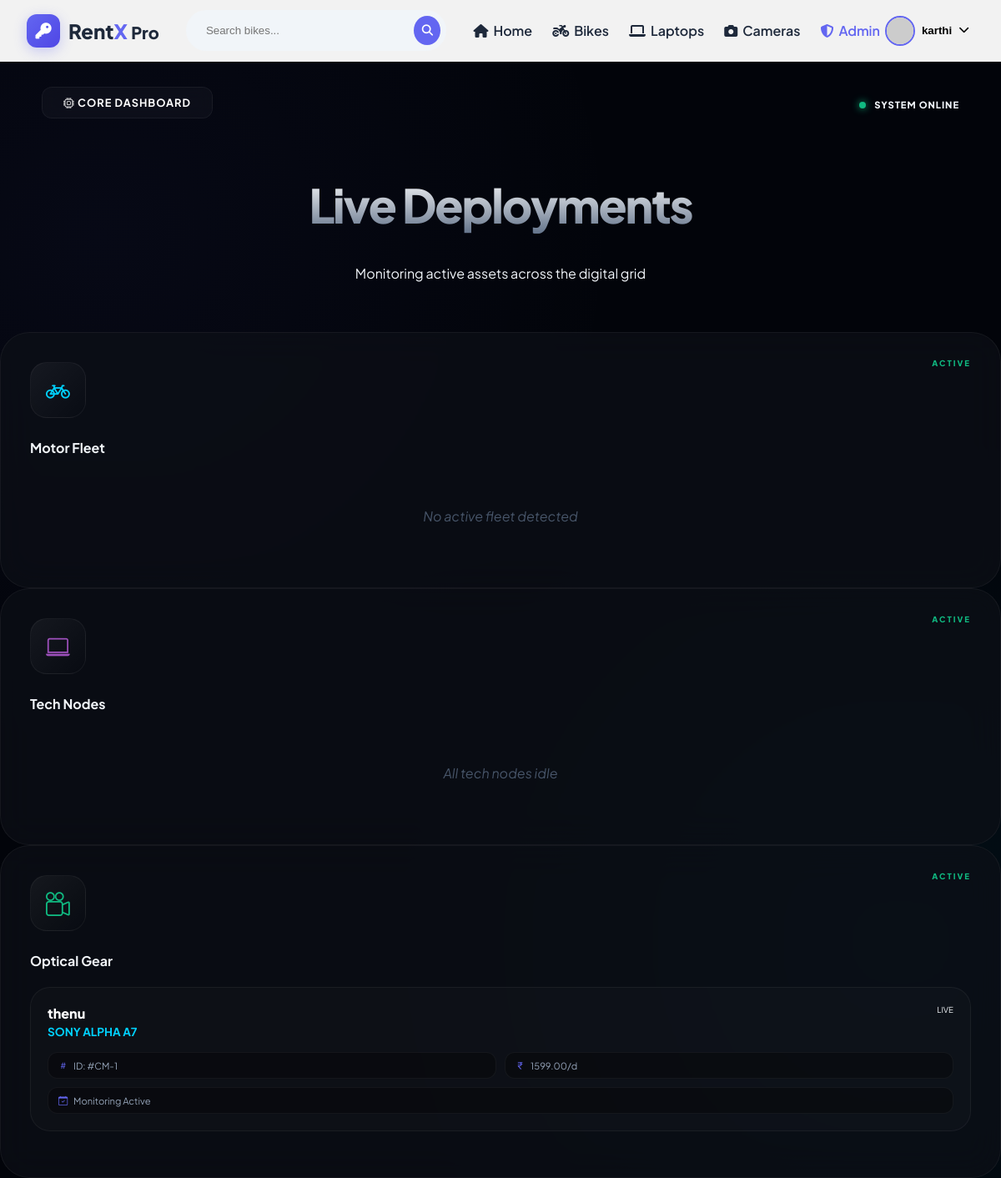
Screenshot of /dashboard/active/ (signed in) with the database file from the repository.
### rentalapp/models.py (models this page shows, shortened)
class CameraBooking(models.Model):
    user = models.ForeignKey(User, on_delete=models.CASCADE)
    camera = models.ForeignKey('Camera', on_delete=models.CASCADE)
    full_name = models.CharField(max_length=200)
    phone = models.CharField(max_length=15, null=True, blank=True)
    email = models.EmailField(null=True, blank=True)
    address = models.TextField()
    start_date = models.DateField()
    end_date = models.DateField()
    aadhar_card = models.ImageField(upload_to='camera_docs/aadhar/')
    driving_license = models.ImageField(upload_to='camera_docs/license/')
    selfie = models.ImageField(upload_to='camera_docs/selfie/')
    rent_amount = models.DecimalField(max_digits=10, decimal_places=2, default=0)
    security_deposit = models.DecimalField(max_digits=10, decimal_places=2, default=2500)
    total_price = models.DecimalField(max_digits=10, decimal_places=2)
    payment_status = models.CharField(max_length=20, choices=PAYMENT_CHOICES, default='Pending')
    status = models.CharField(max_length=20, choices=STATUS_CHOICES, default='Pending')
    payment_method = models.CharField(max_length=50, null=True, blank=True)
    payment_proof = models.ImageField(upload_to='payments/', null=True, blank=True)
    created_at = models.DateTimeField(auto_now_add=True)
    returned_date = models.DateField(null=True, blank=True)
    late_fees = models.IntegerField(default=0)
    damage_charge = models.IntegerField(default=0, blank=True, null=True)
    returned_amount = models.DecimalField(
    max_digits=10,
    decimal_places=2,
    default=0,
    blank=True,
    null=True
)
    deposit_refunded = models.BooleanField(default=False)

class Camera(models.Model):
    name = models.CharField(max_length=100)
    brand = models.CharField(max_length=100)
    megapixels = models.CharField(max_length=50)
    lens_type = models.CharField(max_length=100)
    price_per_day = models.DecimalField(max_digits=8, decimal_places=2)
    image = models.ImageField(upload_to='cameras/')
    available = models.BooleanField(default=True)

### rentalapp/views.py (the view)
# urls.py: path('dashboard/active/', views.admin_active, name='admin_active'),
@staff_member_required
def admin_active(request):
    bike = BikeBooking.objects.filter(status="Approved")
    laptop = LaptopBooking.objects.filter(status="Approved")
    camera = CameraBooking.objects.filter(status="Approved")
    return render(request, "admin_active.html", {
        "bike": bike,
        "laptop": laptop,
        "camera": camera
    })

### rentalapp/templates/admin_active.html (shortened to what this page needs)
{% extends 'base.html' %}
{% block content %}
<link rel="stylesheet" href="https://cdn.jsdelivr.net/npm/bootstrap-icons@1.11.1/font/bootstrap-icons.css">
<div class="nav-header">
    <a href="{% url 'admin_dashboard' %}" class="btn-exit">
        <i class="bi bi-cpu me-2"></i> CORE DASHBOARD
    </a>
    <div class="d-flex align-items-center gap-2">
        <span class="status-pulse"></span>
        <span style="font-size: 0.7rem; font-weight: 900; letter-spacing: 1px;">SYSTEM ONLINE</span>
    </div>
</div>
<div class="container pb-5">
    <div class="tracking-header">
        <h1>Live Deployments</h1>
        <p class="text-muted">Monitoring active assets across the digital grid</p>
    </div>
    <div class="row g-4">
        <div class="col-lg-4">
            <div class="category-card">
                <div class="cat-icon" style="color: var(--neon-cyan);"><i class="bi bi-bicycle"></i></div>
                <h4 class="fw-800 mb-4">Motor Fleet</h4>
                {% for b in bike %}
                <div class="deployment-tile">
                    <div class="tile-header">
                        <div>
                            <span class="user-tag">{{ b.user.username }}</span>
                            <span class="asset-name">{{ b.bike.name }}</span>
                        </div>
                        <span class="badge rounded-pill bg-dark text-success border border-success" style="font-size: 0.6rem;">LIVE</span>
                    </div>
                    <div class="data-grid">
                        <div class="data-chip"><i class="bi bi-hash"></i> ID: #BK-{{ b.id }}</div>
                        <div class="data-chip"><i class="bi bi-currency-rupee"></i> {{ b.bike.price_per_day }}/d</div>
                        <div class="data-chip" style="grid-column: span 2;"><i class="bi bi-clock-history"></i> Active Deployment</div>
                    </div>
                </div>
                {% empty %}
                <div class="empty-state">No active fleet detected</div>
                {% endfor %}
            </div>
        </div>
        <div class="col-lg-4">
            <div class="category-card">
                <div class="cat-icon" style="color: var(--neon-purple);"><i class="bi bi-laptop"></i></div>
                <h4 class="fw-800 mb-4">Tech Nodes</h4>
                {% for l in laptop %}
                <div class="deployment-tile">
                    <div class="tile-header">
                        <div>
                            <span class="user-tag">{{ l.user.username }}</span>
                            <span class="asset-name">{{ l.laptop.name }}</span>
                        </div>
                        <span class="badge rounded-pill bg-dark text-info border border-info" style="font-size: 0.6rem;">LIVE</span>
                    </div>
                    <div class="data-grid">
                        <div class="data-chip"><i class="bi bi-hash"></i> ID: #LP-{{ l.id }}</div>
                        <div class="data-chip"><i class="bi bi-currency-rupee"></i> {{ l.laptop.price_per_day }}/d</div>
                        <div class="data-chip" style="grid-column: span 2;"><i class="bi bi-envelope"></i> {{ l.user.email|default:"No Email" }}</div>
                    </div>
                </div>
                {% empty %}
                <div class="empty-state">All tech nodes idle</div>
                {% endfor %}
            </div>
        </div>
        <div class="col-lg-4">
            <div class="category-card">
                <div class="cat-icon" style="color: var(--neon-green);"><i class="bi bi-camera-reels"></i></div>
                <h4 class="fw-800 mb-4">Optical Gear</h4>
                {% for c in camera %}
                <div class="deployment-tile">
                    <div class="tile-header">
                        <div>
                            <span class="user-tag">{{ c.user.username }}</span>
                            <span class="asset-name">{{ c.camera.name }}</span>
                        </div>
                        <span class="badge rounded-pill bg-dark text-warning border border-warning" style="font-size: 0.6rem;">LIVE</span>
                    </div>
                    <div class="data-grid">
                        <div class="data-chip"><i class="bi bi-hash"></i> ID: #CM-{{ c.id }}</div>
                        <div class="data-chip"><i class="bi bi-currency-rupee"></i> {{ c.camera.price_per_day }}/d</div>
                        <div class="data-chip" style="grid-column: span 2;"><i class="bi bi-calendar-check"></i> Monitoring Active</div>
                    </div>
                </div>
                {% empty %}
                <div class="empty-state">Optical sensors offline</div>
                {% endfor %}
            </div>
        </div>
    </div>
</div>
{% endblock %}

### rentalapp/templates/base.html (shortened to what this page needs)
{% load static %}
<!DOCTYPE html>
<html lang="en" data-theme="light">
<head>
    <link rel="stylesheet" href="https://cdnjs.cloudflare.com/ajax/libs/font-awesome/6.4.0/css/all.min.css">
</head>
<body>
    <nav class="rx-nav">
        <div class="nav-container">
            <a class="rx-logo" href="{% url 'home' %}">
                <div class="logo-icon"><i class="fas fa-key"></i></div>
                <span class="logo-text">Rent<span>X</span> <small>Pro</small></span>
            </a>
            <div class="rx-search-wrapper">
                <div class="rx-search">
                    <input type="text" id="searchInput" class="main-search-input" placeholder="Search bikes...">
                    <button class="search-btn"><i class="fas fa-search"></i></button>
                </div>
            </div>
            <div class="rx-links">
                {% if request.user.is_authenticated %}
                <a href="{% url 'home' %}"><i class="fas fa-house"></i> Home</a>
                <a href="{% url 'bike' %}"><i class="fas fa-motorcycle"></i> Bikes</a>
                <a href="{% url 'laptop' %}"><i class="fas fa-laptop"></i> Laptops</a>
                <a href="{% url 'camera' %}"><i class="fas fa-camera"></i> Cameras</a>
                {% if request.user.is_staff %}
                <a href="{% url 'admin_dashboard' %}" style="color: var(--accent);">
                    <i class="fas fa-shield-halved"></i> Admin
                </a>
                {% endif %}
                {% endif %}
            </div>
            <div class="rx-right">
                {% if request.user.is_authenticated %}
                <div class="rx-dropdown">
                    <button class="user-btn" onclick="toggleMenu()">
                        <img src="https://ui-avatars.com/api/?name={{ user.username }}&background=6366f1&color=fff"
                            alt="user">
                        <span>{{ user.username }}</span>
                        <i class="fas fa-chevron-down" style="font-size: 0.8rem;"></i>
                    </button>
                </div>
                {% else %}
                <a href="{% url 'login' %}" class="btn-login">Login</a>
                <a href="{% url 'register' %}" class="btn-reg"><i class="fas fa-user-plus"></i> Register</a>
                {% endif %}
            </div>
        </div>
    </nav>
    {% block content %}{% endblock %}
</body>
</html>

### rentalapp/templates/base.html (style rules this page uses)
:root { --primary: #6366f1; --primary-dark: #4f46e5; --accent: #f43f5e; --bg-glass: rgba(255, 255, 255, 0.95); --text-main: #1e293b; --transition: all 0.3s cubic-bezier(0.4, 0, 0.2, 1); }
body { margin: 0; font-family: 'Segoe UI', sans-serif; overflow-x: hidden; }
.rx-nav { position: sticky; top: 0; z-index: 1000; background: var(--bg-glass); backdrop-filter: blur(12px); border-bottom: 1px solid rgba(0, 0, 0, 0.05); padding: 0.75rem 0; }
.nav-container { max-width: 1300px; margin: 0 auto; display: flex; align-items: center; justify-content: space-between; padding: 0 2rem; }
.rx-logo { display: flex; align-items: center; gap: 10px; text-decoration: none; }
.logo-icon { background: linear-gradient(135deg, var(--primary), var(--primary-dark)); color: white; width: 40px; height: 40px; display: flex; align-items: center; justify-content: center; border-radius: 12px; font-size: 1.2rem; box-shadow: 0 4px 15px rgba(99, 102, 241, 0.3); animation: pulse 2s infinite; }
.logo-text { font-size: 1.5rem; font-weight: 800; color: var(--text-main); }
.logo-text span { color: var(--primary); }
.rx-search-wrapper { flex: 1; max-width: 400px; margin: 0 2rem; }
.rx-search { background: #f1f5f9; border-radius: 50px; padding: 5px 5px 5px 20px; display: flex; align-items: center; border: 2px solid transparent; transition: var(--transition); }
.rx-search input { border: none; background: transparent; outline: none; width: 100%; font-weight: 500; }
.search-btn { background: var(--primary); color: white; border: none; width: 35px; height: 35px; border-radius: 50%; cursor: pointer; }
.rx-links { display: flex; gap: 1.5rem; align-items: center; }
.rx-links a { text-decoration: none; color: var(--text-main); font-weight: 600; display: flex; align-items: center; gap: 6px; transition: var(--transition); }
.rx-dropdown { position: relative; }
.user-btn { display: flex; align-items: center; gap: 8px; background: none; border: none; cursor: pointer; font-weight: 600; }
.user-btn img { width: 32px; height: 32px; border-radius: 50%; border: 2px solid var(--primary); }

### rows the page displays
CameraBooking: user.username "thenu", camera.name "SONY ALPHA A7", id "1", camera.price_per_day "1599.00"

### other values shown
{{ user.username }} "karthi"
